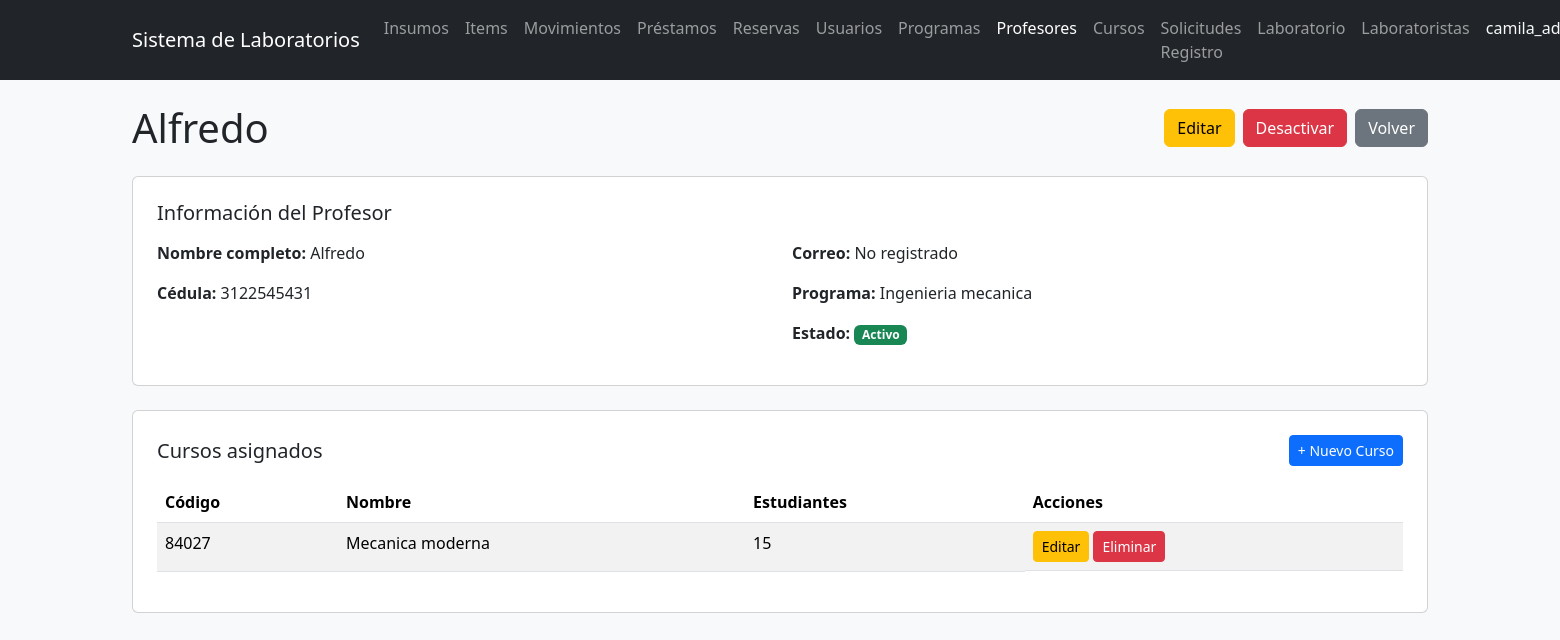
Page /usuarios/profesores/11/ (signed in) on the earlier database version.
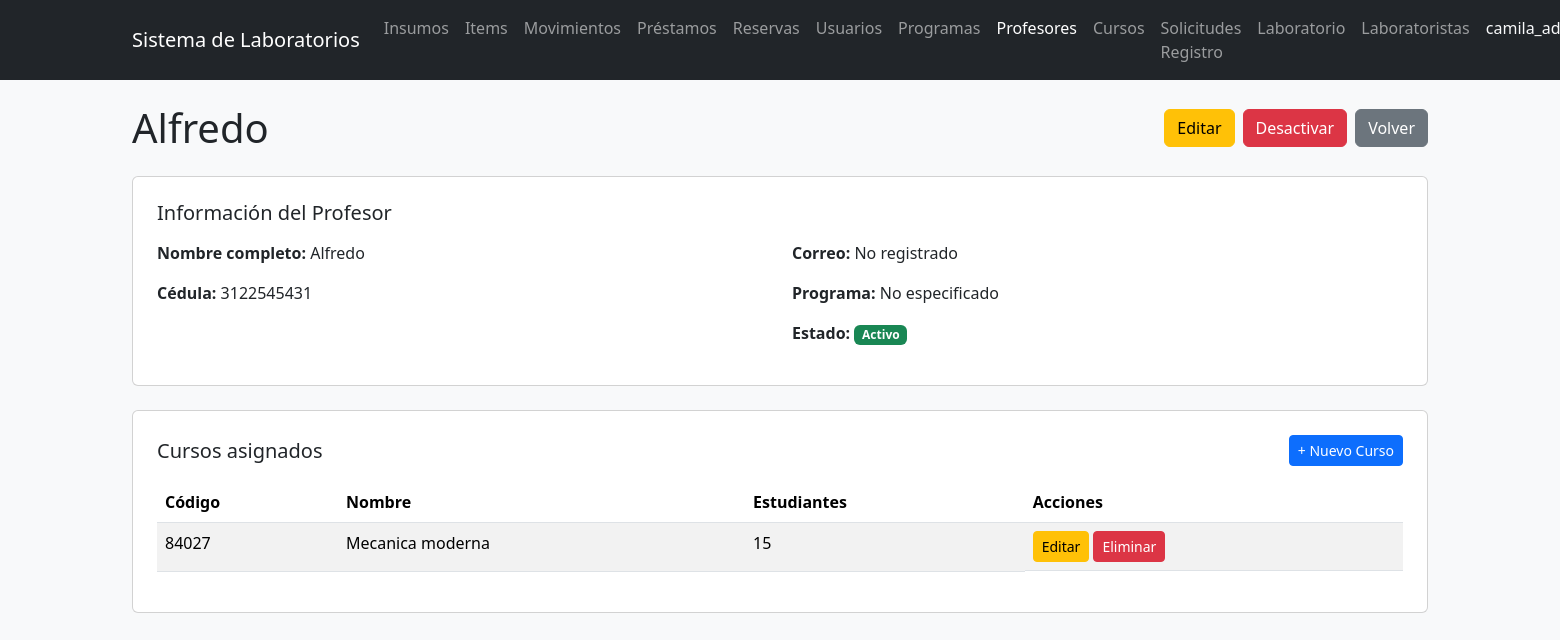
Same page on the later database version.
### users/models.py (models this page shows, shortened)
class Usuario(AbstractUser):
    codigo = models.CharField(max_length=50, unique=True, blank=True)
    programa = models.CharField(max_length=100, blank=True)
    rol = models.ForeignKey(
        Rol,
        on_delete=models.CASCADE,
        null=True,
        blank=True
    )

### users/views.py (the view)
# urls.py: path('profesores/<int:id>/', detalle_profesor, name='detalle_profesor'),
@rol_requerido('Administrador', 'Encargado')
def detalle_profesor(request, id):
    from solicitudes.models import Curso
    profesor = get_object_or_404(Usuario, id=id, rol__nombre='Docente')
    cursos = Curso.objects.filter(profesor=profesor).order_by('codigo')
    return render(request, 'usuarios/detalle_profesor.html', {
        'profesor': profesor,
        'cursos': cursos,
    })

### config/context_processors.py (called while the page is built)
def notificaciones_admin(request):
    if not request.user.is_authenticated:
        return {}
    try:
        rol = request.user.rol.nombre
    except Exception:
        return {}
    if rol not in ('Administrador', 'Encargado'):
        return {}
    from solicitudes.models import SolicitudRegistroProfesor, SolicitudRegistroCurso
    return {
        'notif_profesores': SolicitudRegistroProfesor.objects.filter(
            estado='pendiente'
        ).count(),
        'notif_cursos': SolicitudRegistroCurso.objects.filter(
            estado='pendiente',
            solicitud_profesor__estado='aprobada'
        ).count(),
    }

### templates/usuarios/detalle_profesor.html (shortened to what this page needs)
{% extends 'base_general.html' %}
{% block contenido %}
<div class="d-flex justify-content-between align-items-center mb-4">
    <h1 class="mb-0">{{ profesor.get_full_name|default:profesor.username }}</h1>
    <div class="d-flex gap-2">
        <a href="/usuarios/profesores/{{ profesor.id }}/editar/" class="btn btn-warning">Editar</a>
        <form method="POST" action="/usuarios/profesores/{{ profesor.id }}/toggle/" style="display:inline;">
            {% if profesor.is_active %}
                <button type="submit" class="btn btn-danger">Desactivar</button>
            {% else %}
                <button type="submit" class="btn btn-success">Activar</button>
            {% endif %}
        </form>
        <a href="/usuarios/profesores/" class="btn btn-secondary">Volver</a>
    </div>
</div>
<div class="card p-4 mb-4">
    <h5 class="mb-3">Información del Profesor</h5>
    <div class="row">
        <div class="col-md-6">
            <p><strong>Nombre completo:</strong> {{ profesor.get_full_name|default:profesor.username }}</p>
            <p><strong>Cédula:</strong> {{ profesor.codigo|default:"No registrada" }}</p>
        </div>
        <div class="col-md-6">
            <p><strong>Correo:</strong> {{ profesor.email|default:"No registrado" }}</p>
            <p><strong>Programa:</strong> {{ profesor.programa|default:"No especificado" }}</p>
            <p>
                <strong>Estado:</strong>
                {% if profesor.is_active %}
                    <span class="badge bg-success">Activo</span>
                {% else %}
                    <span class="badge bg-danger">Inactivo</span>
                {% endif %}
            </p>
        </div>
    </div>
</div>
<div class="card p-4">
    <div class="d-flex justify-content-between align-items-center mb-3">
        <h5 class="mb-0">Cursos asignados</h5>
        <a href="/solicitudes/cursos/crear/?profesor_id={{ profesor.id }}" class="btn btn-primary btn-sm">+ Nuevo Curso</a>
    </div>
    {% if cursos %}
    <div class="table-responsive">
        <table class="table table-striped">
            <thead>
                <tr>
                    <th>Código</th>
                    <th>Nombre</th>
                    <th>Estudiantes</th>
                    <th>Acciones</th>
                </tr>
            </thead>
            <tbody>
                {% for curso in cursos %}
                <tr>
                    <td>{{ curso.codigo }}</td>
                    <td>{{ curso.nombre }}</td>
                    <td>{{ curso.cantidad_estudiantes }}</td>
                    <td class="d-flex gap-1">
                        <a href="/solicitudes/cursos/{{ curso.id }}/editar/"
                           class="btn btn-warning btn-sm">Editar</a>
                        <a href="/solicitudes/cursos/{{ curso.id }}/eliminar/"
                           class="btn btn-danger btn-sm">Eliminar</a>
                    </td>
                </tr>
                {% endfor %}
            </tbody>
        </table>
    </div>
    {% else %}
    <p class="text-muted">Este profesor no tiene cursos asignados aún.</p>
    {% endif %}
</div>
{% endblock %}

Differences in the rows shown:
changed Usuario "Alfredo": programa "Ingenieria mecanica" → "No especificado"
